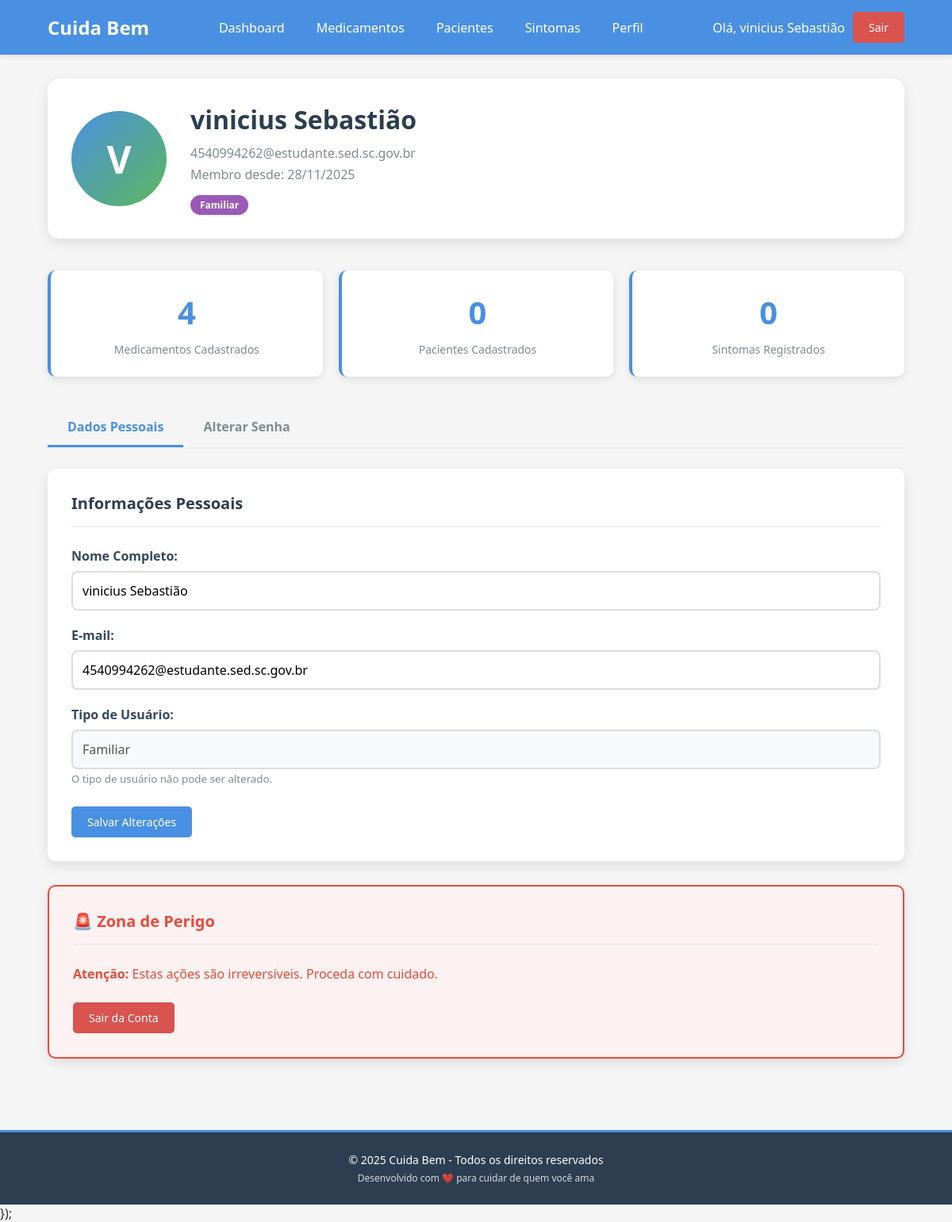
The app's page /perfil.php (signed in) with its own data.
### tables this page shows
CREATE TABLE `usuario` (
  `id_usuario` int(11) NOT NULL,
  `nome` varchar(100) NOT NULL,
  `email` varchar(100) NOT NULL,
  `senha` varchar(255) NOT NULL,
  `tipo` enum('idoso','cuidador','familiar') NOT NULL
);

### perfil.php (the view, shortened to what this page needs)
<?php
include('conexao.php');
$usuario = $_SESSION['usuario'];
$sql = "SELECT * FROM usuario WHERE id_usuario = " . $usuario['id_usuario'];
$res = mysqli_query($id, $sql);
$usuario_atualizado = mysqli_fetch_assoc($res);
$usuario = $usuario_atualizado;
$estatisticas = [
    'total_medicamentos' => 0,
    'total_pacientes' => 0,
    'total_sintomas' => 0
];
$med_sql = "SELECT COUNT(*) as total FROM medicamento";
$med_res = mysqli_query($id, $med_sql);
if ($med_res) {
    $estatisticas['total_medicamentos'] = mysqli_fetch_assoc($med_res)['total'];
}
$pac_sql = "SELECT COUNT(*) as total FROM paciente";
$pac_res = mysqli_query($id, $pac_sql);
if ($pac_res) {
    $estatisticas['total_pacientes'] = mysqli_fetch_assoc($pac_res)['total'];
}
$sin_sql = "SELECT COUNT(*) as total FROM sintoma";
$sin_res = mysqli_query($id, $sin_sql);
if ($sin_res) {
    $estatisticas['total_sintomas'] = mysqli_fetch_assoc($sin_res)['total'];
}
?>
<!DOCTYPE html>
<html lang="pt-BR">
<head>
</head>
<body>
    <div class="header">
        <div class="container">
            <div class="header-content">
                <div class="logo">Cuida Bem</div>
                <nav class="nav">
                    <ul>
                        <li><a href="dashboard.php">Dashboard</a></li>
                        <li><a href="medicamentos.php">Medicamentos</a></li>
                        <li><a href="pacientes.php">Pacientes</a></li>
                        <li><a href="sintomas.php">Sintomas</a></li>
                        <li><a href="perfil.php">Perfil</a></li>
                    </ul>
                </nav>
                <div class="user-info">
                    <span>Olá, <?php echo $usuario['nome']; ?></span>
                    <a href="logout.php" class="btn btn-danger">Sair</a>
                </div>
            </div>
        </div>
    </div>
    <div class="container content">
        <div class="profile-header">
            <div class="avatar">
                <?php echo strtoupper(substr($usuario['nome'], 0, 1)); ?>
            </div>
            <div class="profile-info">
                <h1><?php echo htmlspecialchars($usuario['nome']); ?></h1>
                <p><?php echo htmlspecialchars($usuario['email']); ?></p>
                <p>Membro desde: <?php echo date('d/m/Y', strtotime($usuario['data_criacao'] ?? 'now')); ?></p>
                <span class="user-type <?php echo $usuario['tipo']; ?>">
                    <?php
                    $tipos = [
                        'idoso' => 'Idoso',
                        'cuidador' => 'Cuidador',
                        'familiar' => 'Familiar'
                    ];
                    echo $tipos[$usuario['tipo']] ?? 'Usuário';
                    ?>
                </span>
            </div>
        </div>
        <div class="stats-grid">
            <div class="stat-card">
                <div class="stat-number"><?php echo $estatisticas['total_medicamentos']; ?></div>
                <div class="stat-label">Medicamentos Cadastrados</div>
            </div>
            <div class="stat-card">
                <div class="stat-number"><?php echo $estatisticas['total_pacientes']; ?></div>
                <div class="stat-label">Pacientes Cadastrados</div>
            </div>
            <div class="stat-card">
                <div class="stat-number"><?php echo $estatisticas['total_sintomas']; ?></div>
                <div class="stat-label">Sintomas Registrados</div>
            </div>
        </div>
        <div class="tab-container">
            <div class="tabs">
                <div class="tab active" onclick="openTab('dados-pessoais')">Dados Pessoais</div>
                <div class="tab" onclick="openTab('alterar-senha')">Alterar Senha</div>
            </div>
            <div id="dados-pessoais" class="tab-content active">
                <div class="card">
                    <div class="card-header">
                        <h2 class="card-title">Informações Pessoais</h2>
                    </div>
                    <form method="POST">
                        <div class="form-group">
                            <label for="nome">Nome Completo:</label>
                            <input type="text" id="nome" name="nome" value="<?php echo htmlspecialchars($usuario['nome']); ?>" required>
                        </div>
                        <div class="form-group">
                            <label for="email">E-mail:</label>
                            <input type="email" id="email" name="email" value="<?php echo htmlspecialchars($usuario['email']); ?>" required>
                        </div>
                        <div class="form-group">
                            <label for="tipo">Tipo de Usuário:</label>
                            <input type="text" id="tipo" value="<?php echo $tipos[$usuario['tipo']] ?? 'Usuário'; ?>" disabled style="background: #f8f9fa;">
                            <small style="color: #7f8c8d;">O tipo de usuário não pode ser alterado.</small>
                        </div>
                        <div class="form-actions">
                            <button type="submit" name="atualizar_perfil" class="btn btn-primary">Salvar Alterações</button>
                        </div>
                    </form>
                </div>
            </div>
        </div>
        <div class="card danger-zone">
            <div class="card-header">
                <h2 class="card-title">🚨 Zona de Perigo</h2>
            </div>
            <p style="color: #e74c3c; margin-bottom: 20px;">
                <strong>Atenção:</strong> Estas ações são irreversíveis. Proceda com cuidado.
            </p>
            <div class="form-actions">
                <a href="logout.php" class="btn btn-danger">Sair da Conta</a>
            </div>
        </div>
    </div>
    <?php include 'footer.php'; echo rodapeSimples(); ?>
        });
</body>
</html>

### records on screen
usuario: nome "vinicius Sebastião", nome "V", email "4540994262@estudante.sed.sc.gov.br", tipo "Familiar"

### other values on screen
date('d/m/Y', strtotime($usuario['data_criacao'] ?? 'now')) "28/11/2025"
$estatisticas['total_medicamentos'] "4"
$estatisticas['total_pacientes'] "0"
$estatisticas['total_sintomas'] "0"
